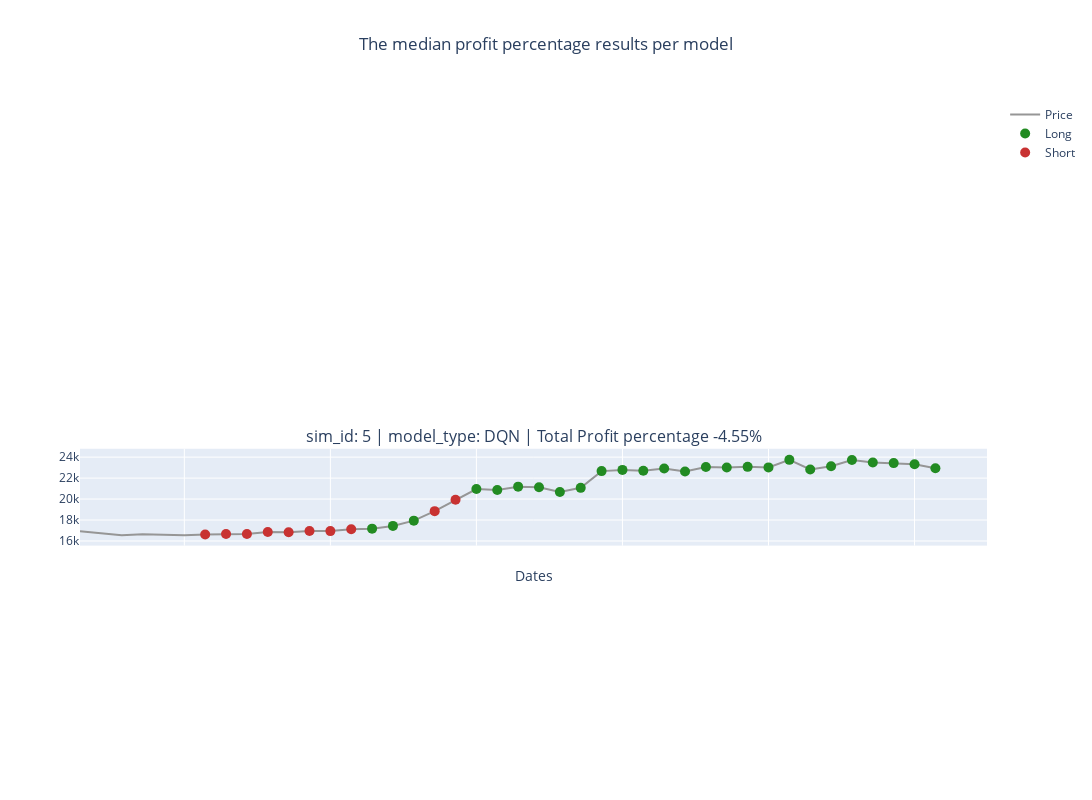

The notebook cell this image was saved under:
### Code cell
plot_robot_actions_all_models(config_file_name_without_extension, "", "", median_sim_id_DQN, "")
